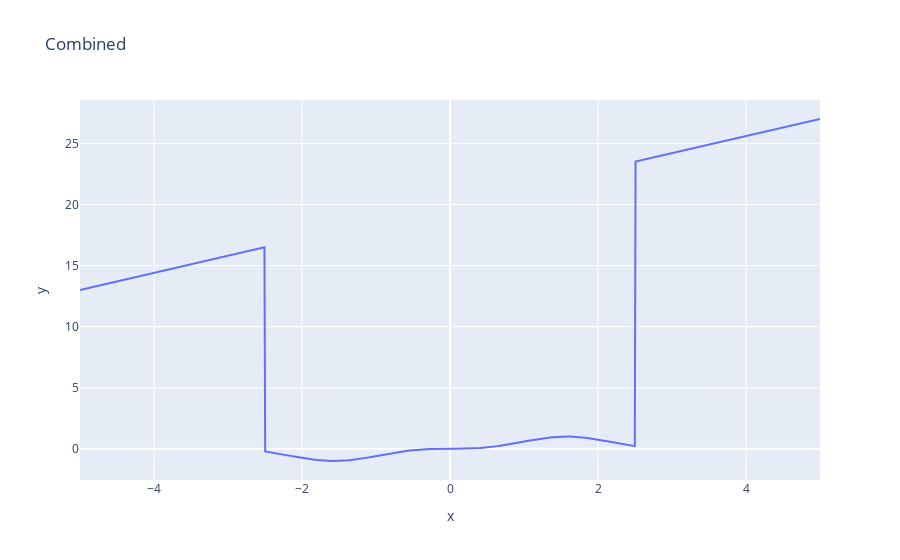

Notebook cell for this chart:
### Code cell
y_com = np.where((x>=-2.5) & (x<=2.5), y_sin, y_lin)
px.line(x=x, y=y_com, title='Combined')

### Figure 1 — Plotly figure (JSON) as saved in the notebook; plotly's stock layout.template omitted (floating-point values rounded to 4 significant figures; data arrays with more than 128 entries replaced by an {"elided": "..."} marker saying what was removed)
{"data": [{"hovertemplate": "x=%{x}<br>y=%{y}<extra></extra>", "legendgroup": "", "line": {"color": "#636efa", "dash": "solid"}, "mode": "lines", "name": "", "orientation": "v", "showlegend": false, "type": "scatter", "x": {"elided": "1000 float values"}, "xaxis": "x", "y": {"elided": "1000 float values"}, "yaxis": "y"}], "layout": {"legend": {"tracegroupgap": 0}, "title": {"text": "Combined"}, "xaxis": {"anchor": "y", "domain": [0, 1], "title": {"text": "x"}}, "yaxis": {"anchor": "x", "domain": [0, 1], "title": {"text": "y"}}}}
